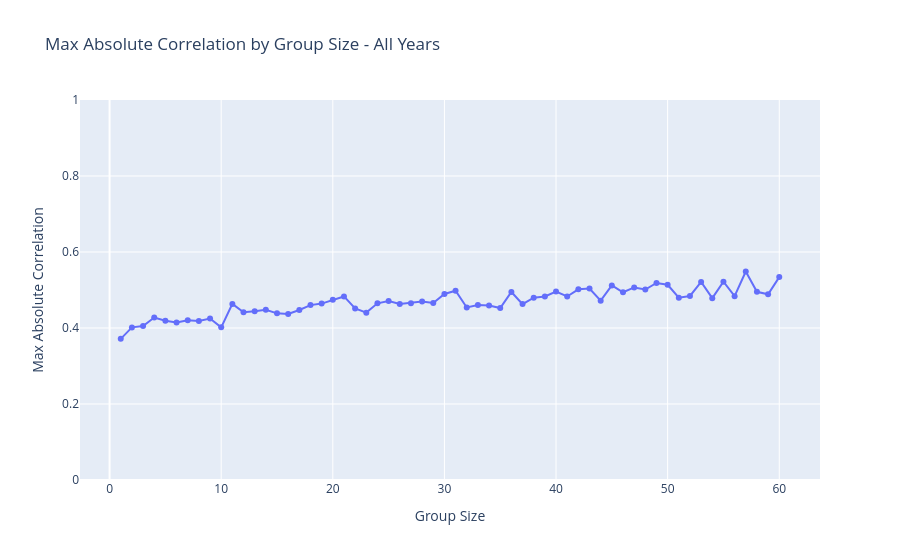

Source (notebook cell):
### Markdown cell above
## All years

### Code cell
max_corr = []
max_lag = []
for i in range(1,61):
    offset_days = abs((daily_ovitraps_mean.index[0] - daily_dengue_data.index[0]).days) % i
    
    groups_dengue = generic.group_series(
        series = daily_dengue_data,
        offset = offset_days,
        group_size = i,
        operation = "sum"
    )

    groups_ovitraps = generic.group_series(
        series = daily_ovitraps_mean,
        offset = 0,
        group_size = i,
        operation = "mean"
    )

    results = generic.max_correlation(groups_dengue, groups_ovitraps, max_lag = np.ceil(120/i).astype(int))
    
    max_lag.append(results[0])
    max_corr.append(results[1]) 

# Plot tuple of max_lag and max_corr
fig = go.Figure()
fig.add_trace(go.Scatter(x=list(range(1,61)),
            y=max_corr,
            mode='markers+lines',
            name='Max Absolute Correlation',
            text=[f"corr={c:.2f}, lag={l}, group={g}" for c, l, g in zip(max_corr, max_lag, range(1, 61))],  
            textposition='top center' ,
            hoverinfo='text'
))
fig.update_layout(title='Max Absolute Correlation by Group Size - All Years',
                  xaxis_title='Group Size',
                  yaxis_title='Max Absolute Correlation')
fig.update_yaxes(range=[0, 1])
fig.show()

### Figure 1 — Plotly figure (JSON) as saved in the notebook; plotly's stock layout.template omitted (floating-point values rounded to 4 significant figures)
{"data": [{"hoverinfo": "text", "mode": "markers+lines", "name": "Max Absolute Correlation", "text": ["corr=0.37, lag=40, group=1", "corr=0.40, lag=20, group=2", "corr=0.41, lag=13, group=3", "corr=0.43, lag=10, group=4", "corr=0.42, lag=10, group=5", "corr=0.41, lag=7, group=6", "corr=0.42, lag=6, group=7", "corr=0.42, lag=6, group=8", "corr=0.43, lag=5, group=9", "corr=0.40, lag=5, group=10", "corr=0.46, lag=4, group=11", "corr=0.44, lag=3, group=12", "corr=0.44, lag=4, group=13", "corr=0.45, lag=3, group=14", "corr=0.44, lag=3, group=15", "corr=0.44, lag=3, group=16", "corr=0.45, lag=2, group=17", "corr=0.46, lag=2, group=18", "corr=0.46, lag=2, group=19", "corr=0.47, lag=2, group=20", "corr=0.48, lag=2, group=21", "corr=0.45, lag=2, group=22", "corr=0.44, lag=2, group=23", "corr=0.46, lag=2, group=24", "corr=0.47, lag=2, group=25", "corr=0.46, lag=2, group=26", "corr=0.47, lag=2, group=27", "corr=0.47, lag=2, group=28", "corr=0.47, lag=2, group=29", "corr=0.49, lag=1, group=30", "corr=0.50, lag=2, group=31", "corr=0.45, lag=1, group=32", "corr=0.46, lag=2, group=33", "corr=0.46, lag=1, group=34", "corr=0.45, lag=2, group=35", "corr=0.49, lag=1, group=36", "corr=0.46, lag=1, group=37", "corr=0.48, lag=1, group=38", "corr=0.48, lag=1, group=39", "corr=0.50, lag=1, group=40", "corr=0.48, lag=1, group=41", "corr=0.50, lag=1, group=42", "corr=0.50, lag=1, group=43", "corr=0.47, lag=1, group=44", "corr=0.51, lag=1, group=45", "corr=0.49, lag=1, group=46", "corr=0.51, lag=1, group=47", "corr=0.50, lag=1, group=48", "corr=0.52, lag=1, group=49", "corr=0.51, lag=1, group=50", "corr=0.48, lag=1, group=51", "corr=0.48, lag=1, group=52", "corr=0.52, lag=1, group=53", "corr=0.48, lag=1, group=54", "corr=0.52, lag=1, group=55", "corr=0.48, lag=1, group=56", "corr=0.55, lag=1, group=57", "corr=0.50, lag=1, group=58", "corr=0.49, lag=1, group=59", "corr=0.53, lag=1, group=60"], "textposition": "top center", "type": "scatter", "x": [1, 2, 3, 4, 5, 6, 7, 8, 9, 10, 11, 12, 13, 14, 15, 16, 17, 18, 19, 20, 21, 22, 23, 24, 25, 26, 27, 28, 29, 30, 31, 32, 33, 34, 35, 36, 37, 38, 39, 40, 41, 42, 43, 44, 45, 46, 47, 48, 49, 50, 51, 52, 53, 54, 55, 56, 57, 58, 59, 60], "y": [0.3715, 0.4016, 0.4054, 0.4276, 0.4192, 0.4142, 0.4203, 0.4186, 0.425, 0.4017, 0.4635, 0.4413, 0.4439, 0.4479, 0.4386, 0.437, 0.4474, 0.4602, 0.4643, 0.4741, 0.4831, 0.4516, 0.4404, 0.465, 0.471, 0.4631, 0.4653, 0.4694, 0.4659, 0.4896, 0.498, 0.4539, 0.4603, 0.4592, 0.4525, 0.4948, 0.4629, 0.4799, 0.483, 0.496, 0.4829, 0.5019, 0.5039, 0.472, 0.512, 0.494, 0.5068, 0.5013, 0.5184, 0.5138, 0.4797, 0.4843, 0.5212, 0.4786, 0.5217, 0.4838, 0.5486, 0.4951, 0.4887, 0.5339]}], "layout": {"title": {"text": "Max Absolute Correlation by Group Size - All Years"}, "xaxis": {"title": {"text": "Group Size"}}, "yaxis": {"range": [0, 1], "title": {"text": "Max Absolute Correlation"}}}}
